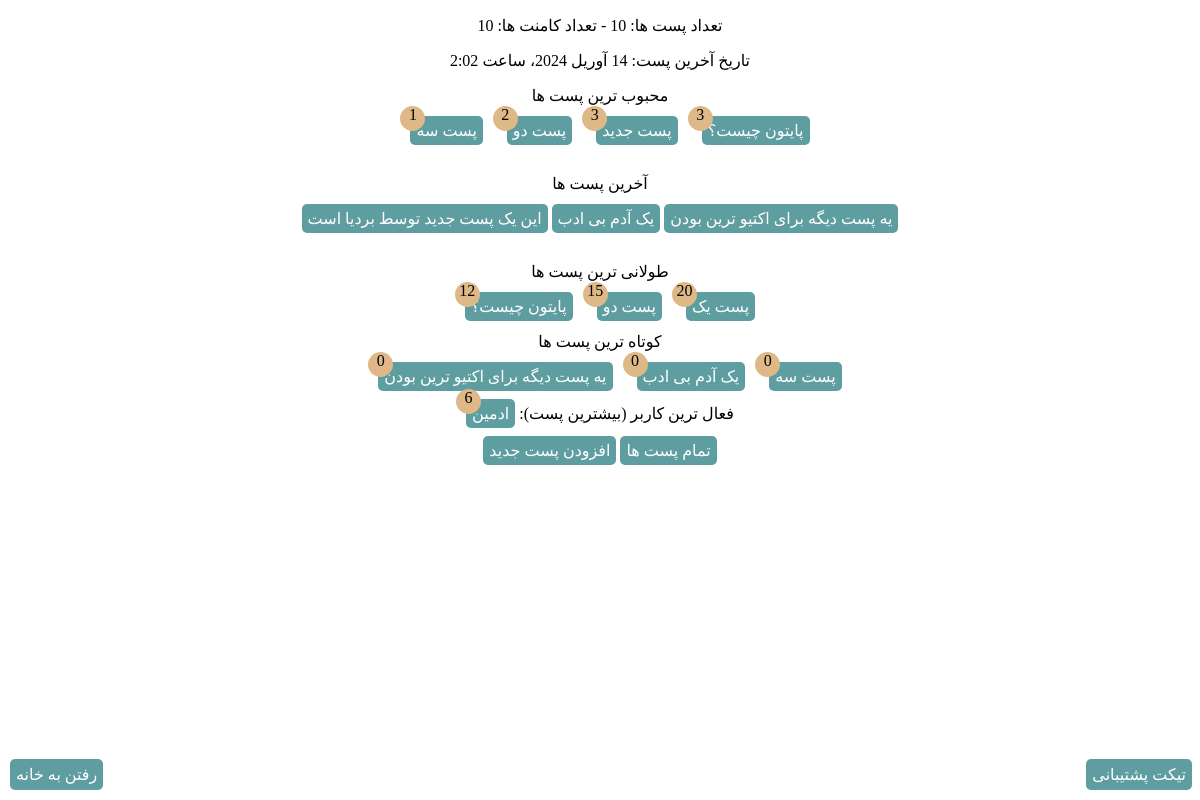
The page / on the database its author committed.
### blog/models.py (models this page shows, shortened)
class Post(models.Model):
    class Status(models.TextChoices):
        DRAFT = 'DR', 'منتشر نشده'
        PUBLISHED = 'PD', 'منتشر شده'
        REJECTED = 'RJ', 'رد شده'
    author = models.ForeignKey(User, on_delete=models.CASCADE, related_name='user_post', verbose_name='نویسنده')
    title = models.CharField(max_length=250, verbose_name='موضوع')
    description = models.TextField()
    status = models.CharField(max_length=2, choices=Status.choices, default=Status.DRAFT, verbose_name='وضعیت')
    slug = models.SlugField(max_length=250)
    publish = models.DateTimeField(default=timezone.now, verbose_name='انتشار')
    created = models.DateTimeField(auto_now_add=True)
    updated = models.DateTimeField(auto_now=True)
    reading_time = models.PositiveIntegerField(verbose_name='زمان مطالعه')
    objects = models.Manager()
    published = PublishedManager()
    class Meta:
        ordering = ['-publish']
        indexes = [
            models.Index(fields=['-publish'])
        ]
        verbose_name = 'پست'
        verbose_name_plural = 'پست ها'
    def get_absolute_url(self):
        return reverse('blog:post_details', args=[self.id])

### blog/views.py (the view)
# urls.py: path('', views.home, name='blog_home'),
def home(request):
    return render(request, "blog/homepage.html")

### blog/models.py (called while the page is built)
    def get_queryset(self):
        return super().get_queryset().filter(status=Post.Status.PUBLISHED)

    def get_queryset(self):
        return super().get_queryset().filter(active=True)

### blog/templatetags/blog_tags.py (called while the page is built)
@register.simple_tag()
def total_posts():
    return Post.published.count()

@register.inclusion_tag('partials/most_popular_posts.html')
def most_popular_posts(count=3):
    posts = Post.published.annotate(comments_count=Count('comments')).order_by('-comments_count')[:count]
    context = {
        'posts': posts
    }
    return context

@register.simple_tag()
def total_comments():
    return Comment.actived.count()

@register.simple_tag()
def last_post_date():
    return Post.published.first().publish

@register.inclusion_tag('partials/latest_post.html')
def latest_post(count=4):
    l_post = Post.published.order_by('-publish')[:count]
    context = {
        'l_post': l_post
    }
    return context

@register.simple_tag()
def longest_reading_time(count=3):
    long_time = Post.published.all().order_by('-reading_time')[:count]
    return long_time

@register.simple_tag()
def shortest_reading_time(count=3):
    short_time = Post.published.all().order_by('reading_time')[:count]
    return short_time

@register.simple_tag()
def most_active_user():
    most_active = User.objects.annotate(post_count=Count('user_post')).order_by('-post_count')[0]
    return most_active

### templates/blog/homepage.html (shortened to what this page needs)
{% extends 'parent/base.html' %}
{% load blog_tags %}
{% load jformat %}
{% block content %}
    <div class="center">
        <p>تعداد پست ها: {% total_posts %} - تعداد کامنت ها: {% total_comments %}</p>
        {% last_post_date as last_post %}
        <p>تاریخ آخرین پست: {{ last_post | jformat:'%H:%M - %Y/%m/%d' }}</p>
        <p>محبوب ترین پست ها </p>
        {% most_popular_posts 4 %}
        <br>
        {% latest_post 3 %}
        <br>
        {% longest_reading_time as lg_post %}
        <p>طولانی ترین پست ها</p>
        {% for post in lg_post %}
            <div style="margin-left: 20px; display: inline">
                <a class="button" href="{{ post.get_absolute_url }}">{{ post.title }}</a>
                <span class="tag">{{ post.reading_time }}</span>
            </div>
        {% endfor %}
        <br>
        {% shortest_reading_time as st_post %}
        <p>کوتاه ترین پست ها</p>
        {% for post in st_post %}
            <div style="margin-left: 20px; display: inline">
                <a class="button" href="{{ post.get_absolute_url }}">{{ post.title }}</a>
                <span class="tag">{{ post.reading_time }}</span>
            </div>
        {% endfor %}
        <br> <br>
        {% most_active_user as active_user %}
        <span>فعال ترین کاربر (بیشترین پست): <a class="button"
                                                href="{% url "blog:show_user" active_user.id %}">{{ active_user }}</a></span>
        <span class="tag">{{ active_user.post_count }}</span>
        <br> <br>
        <a class="button" href="{% url 'blog:posts_list' %}">تمام پست ها</a>
        <a class="button" href="{% url 'blog:new_post' %}">افزودن پست جدید</a>
    </div>
{% endblock %}

### templates/parent/base.html (shortened to what this page needs)
{% load static %}
<!DOCTYPE html>
<html lang="en">
<head>
    <link rel="stylesheet" type="text/css" href="{% static 'css/base.css' %}">
</head>
<body>
{% block content %} {% endblock %}
{% if request.path != '/blog/ticket' %}
    <a class="fix-button" href="{% url "blog:ticket" %}">تیکت پشتیبانی</a>
{% endif %}
{% if request.path != '/blog/' %}
    <a class="button back" href="{% url "blog:blog_home" %}">رفتن به خانه</a>
{% endif %}
</body>
</html>

### templates/partials/most_popular_posts.html
{% load blog_tags %}
<div class="center">
    {% for post in posts %}
        <div style="margin-left: 20px; display: inline">
            <a class="button" href="{{ post.get_absolute_url }}">{{ post.title }}</a>
            <span class="tag">{{ post.comments_count }}</span>
        </div>
    {% endfor %}
</div>

### templates/partials/latest_post.html
<div>
    <p>آخرین پست ها</p>
    {% for post in l_post %}
        <a href="{% url 'blog:post_details' post.id %}" class="button">{{ post.title }}</a>
    {% endfor %}
</div>

### blog/static/css/base.css (style rules this page uses)
* { font-family: "Vazirmatn FD"; direction: rtl; }
.center { text-align: center; }
.button { background-color: cadetblue; padding: 6px; border-radius: 5px; text-align: center; text-decoration: none; color: white; margin: 10px 0; cursor: pointer; }
.fix-button { background-color: cadetblue; padding: 6px; border-radius: 5px; text-align: center; text-decoration: none; color: white; margin: 10px 0; cursor: pointer; position: fixed; bottom: 0px; }
.tag { position: absolute; translate: 15px -15px; background: burlywood; color: black; width: 25px; height: 25px; border-radius: 50%; }
.back { margin: 10px 0; position: fixed; bottom: 0px; left: 10px; }

### rows shown on the page
Post: publish "14 آوریل 2024، ساعت 2:02", title "یه پست دیگه برای اکتیو ترین بودن", reading_time "0"
Post: title "پایتون چیست؟", comments_count "3", reading_time "12"
Post: title "پست جدید", comments_count "3"
Post: title "پست دو", comments_count "2", reading_time "15"
Post: title "پست سه", comments_count "1", reading_time "0"
Post: title "یک آدم بی ادب", reading_time "0"
Post: title "این یک پست جدید توسط بردیا است"
Post: title "پست یک", reading_time "20"

### other values the page prints
{{ active_user }} "ادمین"
{{ active_user.post_count }} "6"
